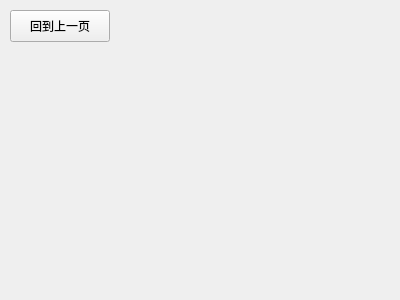
<?xml version="1.0" encoding="UTF-8"?>
<ui version="4.0">
 <class>AreaB</class>
 <widget class="QWidget" name="AreaB">
  <property name="geometry">
   <rect>
    <x>0</x>
    <y>0</y>
    <width>400</width>
    <height>300</height>
   </rect>
  </property>
  <property name="windowTitle">
   <string>Form</string>
  </property>
  <widget class="QPushButton" name="pushButton">
   <property name="geometry">
    <rect>
     <x>10</x>
     <y>10</y>
     <width>100</width>
     <height>32</height>
    </rect>
   </property>
   <property name="text">
    <string>回到上一页</string>
   </property>
  </widget>
  <widget class="QLabel" name="label">
   <property name="geometry">
    <rect>
     <x>20</x>
     <y>80</y>
     <width>351</width>
     <height>171</height>
    </rect>
   </property>
   <property name="styleSheet">
    <string notr="true">border-image: url(:/区域2.png);</string>
   </property>
   <property name="text">
    <string/>
   </property>
  </widget>
 </widget>
 <resources/>
 <connections/>
</ui>
